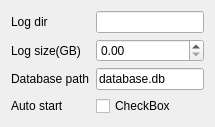
             <widget class="QWidget" name="tab_6">
              <attribute name="title">
               <string>System</string>
              </attribute>
              <layout class="QGridLayout" name="gridLayout_12">
               <item row="0" column="0">
                <widget class="QLabel" name="label_22">
                 <property name="sizePolicy">
                  <sizepolicy hsizetype="Expanding" vsizetype="Fixed">
                   <horstretch>0</horstretch>
                   <verstretch>0</verstretch>
                  </sizepolicy>
                 </property>
                 <property name="text">
                  <string>Log dir</string>
                 </property>
                </widget>
               </item>
               <item row="0" column="1">
                <widget class="QLineEdit" name="line_edit_log_dir">
                 <property name="sizePolicy">
                  <sizepolicy hsizetype="Expanding" vsizetype="Fixed">
                   <horstretch>2</horstretch>
                   <verstretch>2</verstretch>
                  </sizepolicy>
                 </property>
                 <property name="text">
                  <string/>
                 </property>
                 <property name="placeholderText">
                  <string/>
                 </property>
                </widget>
               </item>
               <item row="1" column="0">
                <widget class="QLabel" name="label_23">
                 <property name="text">
                  <string>Log size(GB)</string>
                 </property>
                </widget>
               </item>
               <item row="1" column="1">
                <widget class="QDoubleSpinBox" name="spin_box_log_size">
                 <property name="sizePolicy">
                  <sizepolicy hsizetype="Expanding" vsizetype="Fixed">
                   <horstretch>0</horstretch>
                   <verstretch>0</verstretch>
                  </sizepolicy>
                 </property>
                </widget>
               </item>
               <item row="2" column="0">
                <widget class="QLabel" name="label_24">
                 <property name="text">
                  <string>Database path</string>
                 </property>
                </widget>
               </item>
               <item row="2" column="1">
                <widget class="QLineEdit" name="line_edit_database_path">
                 <property name="inputMask">
                  <string/>
                 </property>
                 <property name="text">
                  <string>database.db</string>
                 </property>
                 <property name="echoMode">
                  <enum>QLineEdit::Normal</enum>
                 </property>
                 <property name="placeholderText">
                  <string/>
                 </property>
                </widget>
               </item>
               <item row="3" column="0">
                <widget class="QLabel" name="label_25">
                 <property name="text">
                  <string>Auto start</string>
                 </property>
                </widget>
               </item>
               <item row="3" column="1">
                <widget class="QCheckBox" name="check_box_auto_start">
                 <property name="text">
                  <string>CheckBox</string>
                 </property>
                </widget>
               </item>
              </layout>
             </widget>
